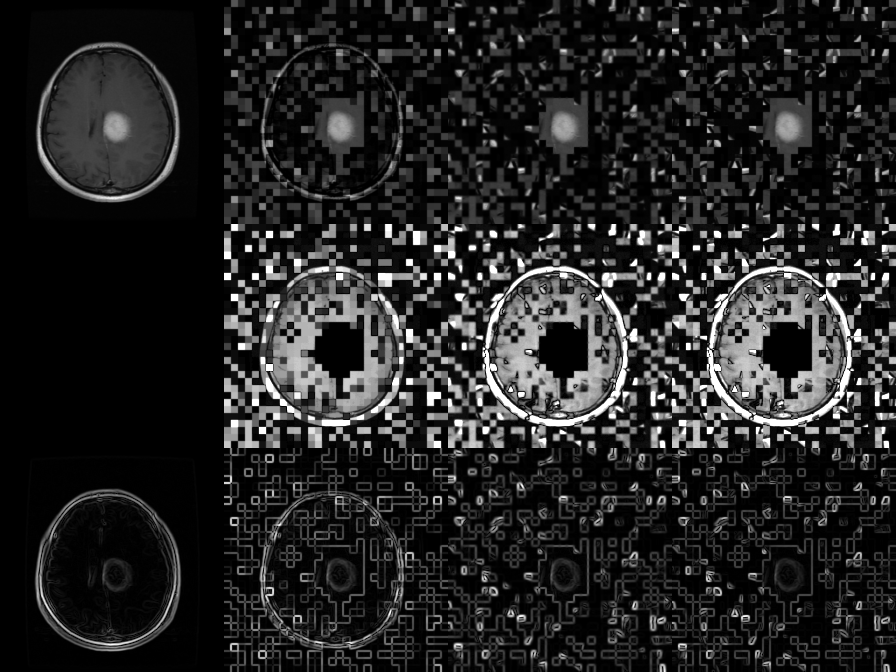
#> input picture experiments/phase_9_seam_spatial_disentanglement/visual_audit_panels/panel_sample_cheng_2edf30a28697352f4f820dacee7cefbe8e44e2d981201af60bcaadeee59f7577_meningioma.png, 896 x 672 px
$ python -i regions.py   (imports and definitions only)
#> lines starting #> are read from the running program, lines starting #| are printed output that depends on the picture; after the words box and inside, x2 and y2 are one past the last pixel; in counts of white or black regions, pixels touching at a corner belong together
#> further down, picture is the input picture: shape (672, 896, 3); min 0, max 255, mean 36.2
"""Region taxonomy and extraction for brain MRI counterfactual interventions.

Defines non-overlapping regions according to Part 8.1:
- R_core: Ground-truth annotated tumor region M.
- R_immediate: 4-pixel morphological dilation ring outside core, restricted to tissue mask S.
- R_outer: 12-pixel morphological dilation ring (4 to 16 pixels), restricted to tissue mask S.
- R_remote: Contralateral or distance-isolated tissue region within S.
- R_sham: Area- and shape-matched control region in normal parenchyma with zero tumor overlap.
"""
from __future__ import annotations

from typing import Any, Tuple
import cv2
import numpy as np


def extract_tissue_mask(image: np.ndarray, min_intensity: float = 0.05) -> np.ndarray:
    """Extract brain tissue support mask S, excluding background air and padding.

    Args:
        image: (H, W) float32 array in [0.0, 1.0].
        min_intensity: Intensity threshold separating tissue from background air/padding.
    Returns:
        (H, W) uint8 binary mask where 1 indicates brain/head tissue parenchyma.
    """
#> called with min_intensity = 0.05
    raw_mask = (image > min_intensity).astype(np.uint8)
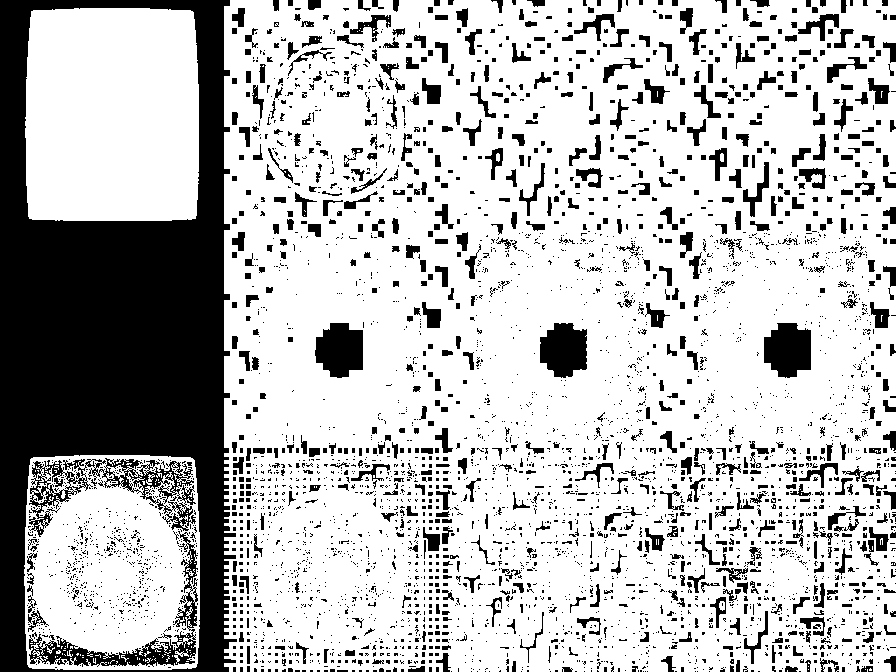
#> raw_mask: shape (672, 896, 3); values 0 (black) and 1 (white), 74.6% white; 4331 black regions (3536 under 20 px), largest, box (x1, y1, x2, y2) and area: (0, 0, 237, 672) 78455, (29, 458, 196, 537) 3528, (29, 531, 198, 667) 3218

    # Morphological closing to fill small ventricles / internal cavities
    kernel = cv2.getStructuringElement(cv2.MORPH_ELLIPSE, (7, 7))
    closed = cv2.morphologyEx(raw_mask, cv2.MORPH_CLOSE, kernel)
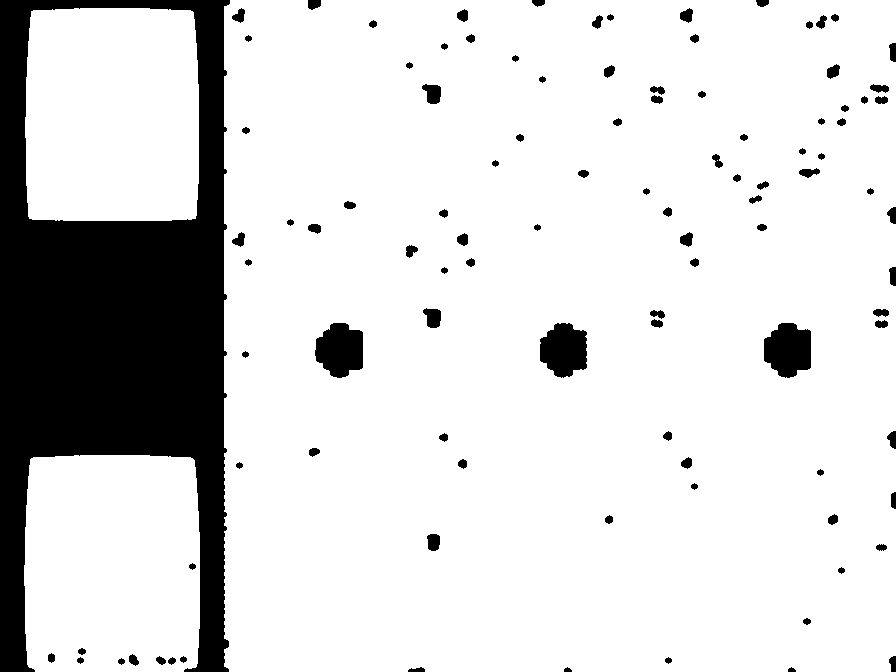
#> closed: shape (672, 896, 3); values 0 (black) and 1 (white), 85% white; 104 black regions, largest, box (x1, y1, x2, y2) and area: (0, 0, 230, 672) 77440, (315, 323, 363, 378) 2021, (764, 323, 811, 378) 2019

    # Keep largest connected component (intracranial compartment)
#> (the run stopped early here; a loop or call above may not have finished)

$ run again, on experiments/phase_9_seam_spatial_disentanglement/visual_audit_panels/panel_sample_cheng_89a85d4d9cefef09b0142e88df226eb0fb264143ca4c783107cf704d2a2fd2d4_meningioma.png
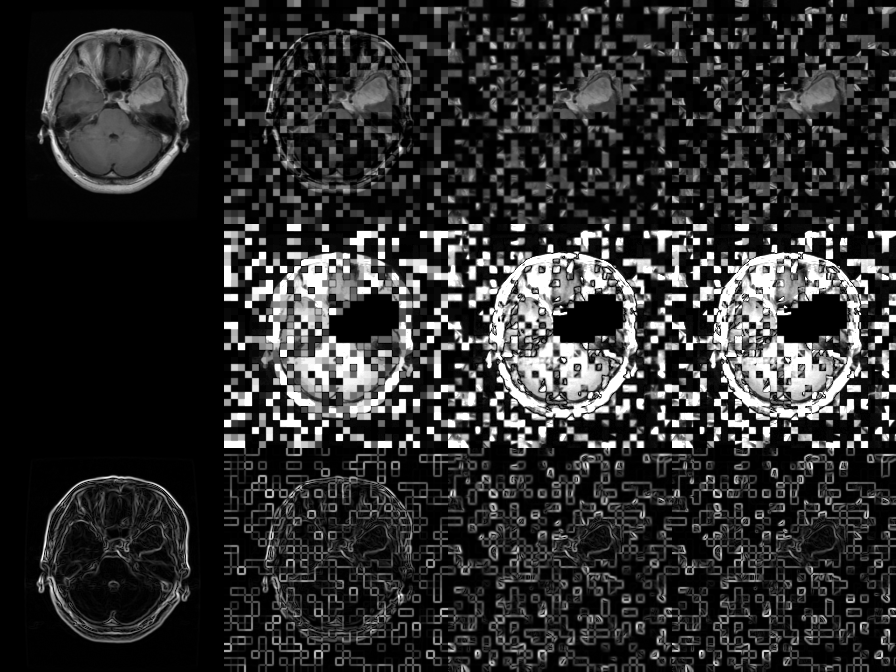
#> input picture experiments/phase_9_seam_spatial_disentanglement/visual_audit_panels/panel_sample_cheng_89a85d4d9cefef09b0142e88df226eb0fb264143ca4c783107cf704d2a2fd2d4_meningioma.png, 896 x 672 px
#> picture is the input picture: shape (672, 896, 3); min 0, max 255, mean 45.6
#> in extract_tissue_mask, `raw_mask = (image > min_intensity).astype(np.uint8)`:
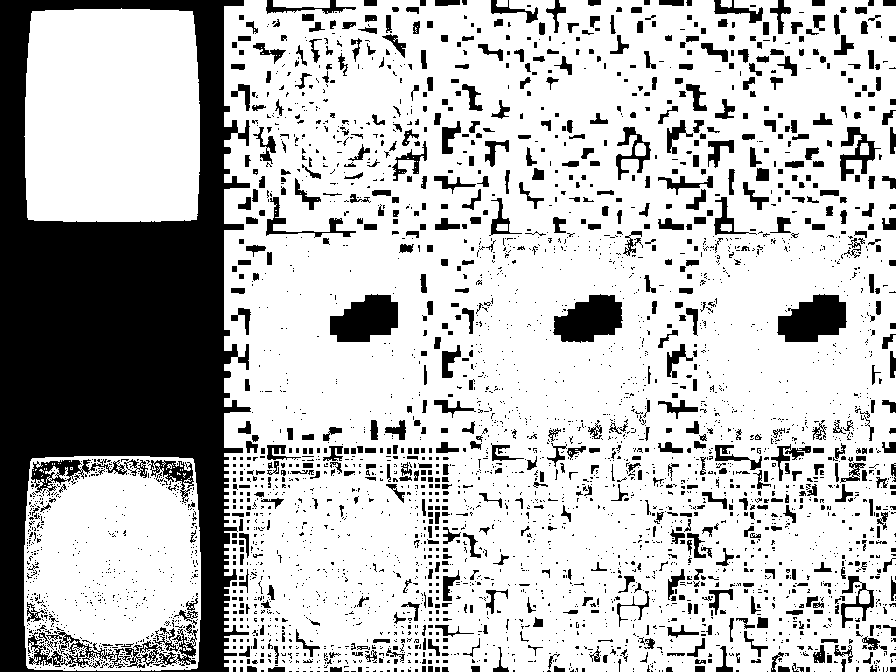
#> raw_mask: shape (672, 896, 3); values 0 (black) and 1 (white), 74.8% white; 3718 black regions (2963 under 20 px), largest, box (x1, y1, x2, y2) and area: (0, 0, 251, 672) 79406, (777, 294, 847, 342) 2377, (330, 294, 398, 342) 2367
#> in extract_tissue_mask, `closed = cv2.morphologyEx(raw_mask, cv2.MORPH_CLOSE, kernel)`:
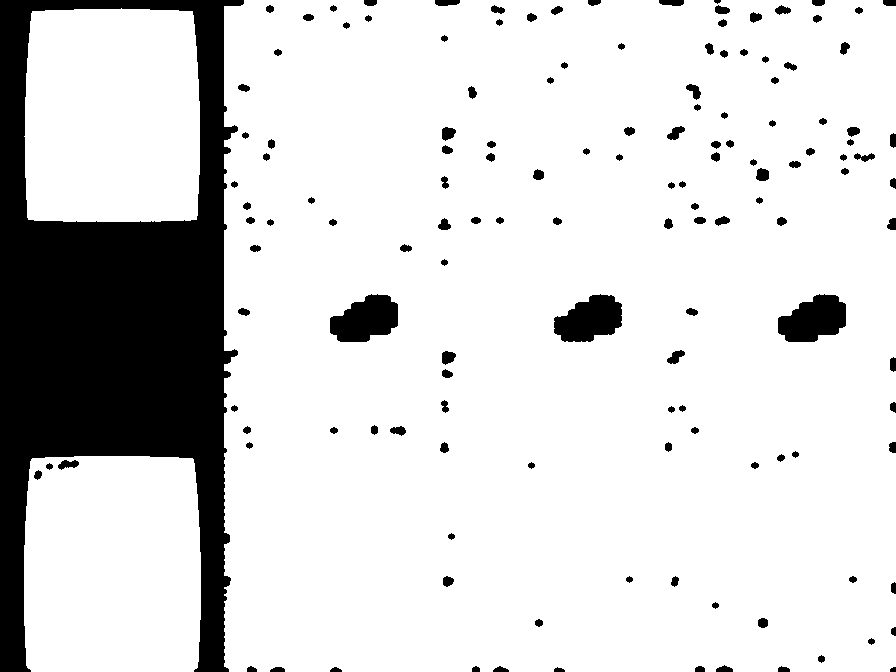
#> closed: shape (672, 896, 3); values 0 (black) and 1 (white), 84.6% white; 143 black regions, largest, box (x1, y1, x2, y2) and area: (0, 0, 244, 672) 77673, (330, 294, 398, 342) 2323, (778, 294, 846, 342) 2322

$ run again, on experiments/phase_9_seam_spatial_disentanglement/visual_audit_panels/panel_sample_cheng_d4fc77ba45302ff60568ceaa3881bbd7462aea01878065fe533dedbe418fd531_glioma.png
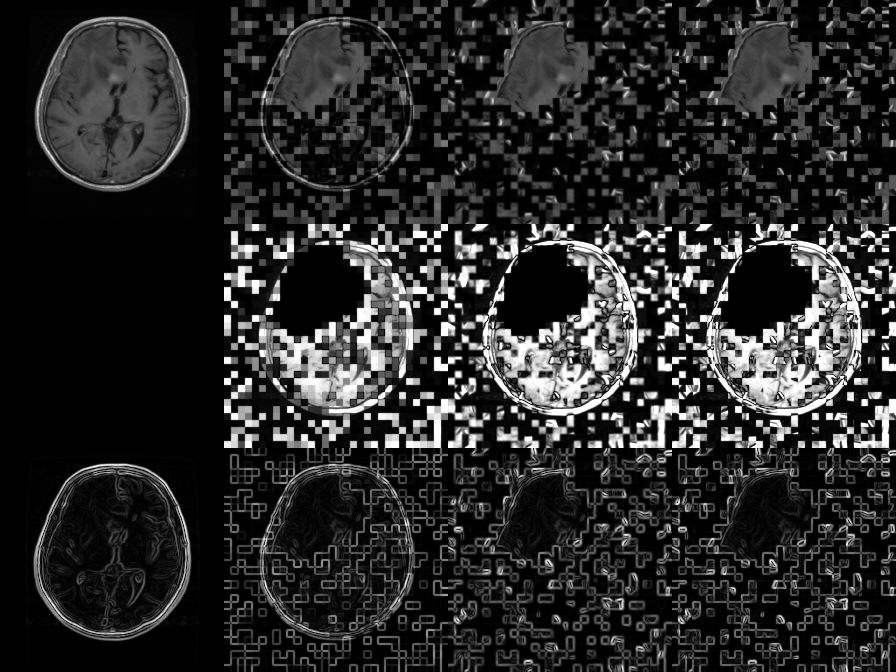
#> input picture experiments/phase_9_seam_spatial_disentanglement/visual_audit_panels/panel_sample_cheng_d4fc77ba45302ff60568ceaa3881bbd7462aea01878065fe533dedbe418fd531_glioma.png, 896 x 672 px
#> picture is the input picture: shape (672, 896, 3); min 0, max 255, mean 42.1
#> in extract_tissue_mask, `raw_mask = (image > min_intensity).astype(np.uint8)`:
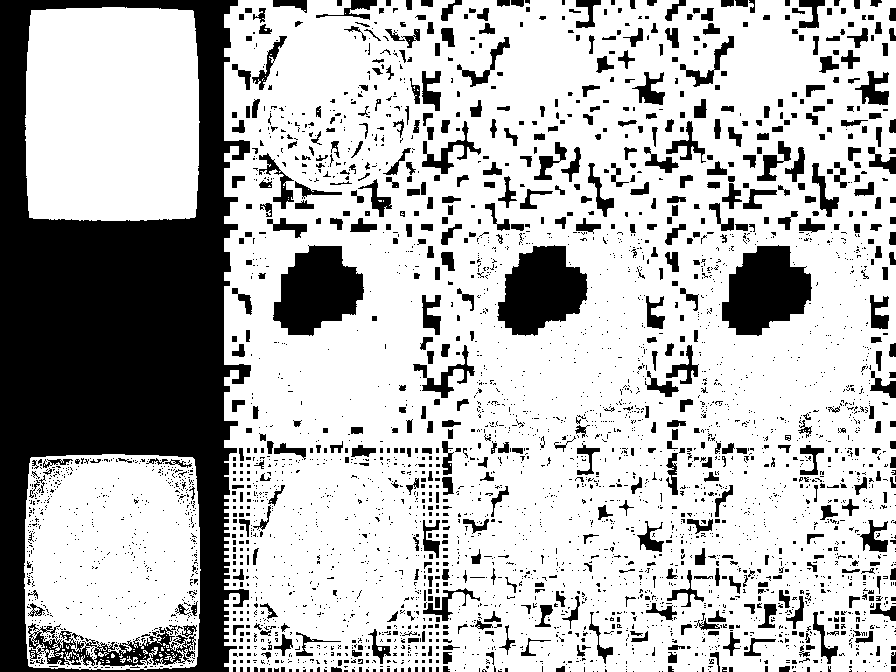
#> raw_mask: shape (672, 896, 3); values 0 (black) and 1 (white), 72.9% white; 3766 black regions (3140 under 20 px), largest, box (x1, y1, x2, y2) and area: (0, 0, 251, 672) 80202, (273, 245, 364, 336) 5606, (722, 245, 812, 336) 5602
#> in extract_tissue_mask, `closed = cv2.morphologyEx(raw_mask, cv2.MORPH_CLOSE, kernel)`:
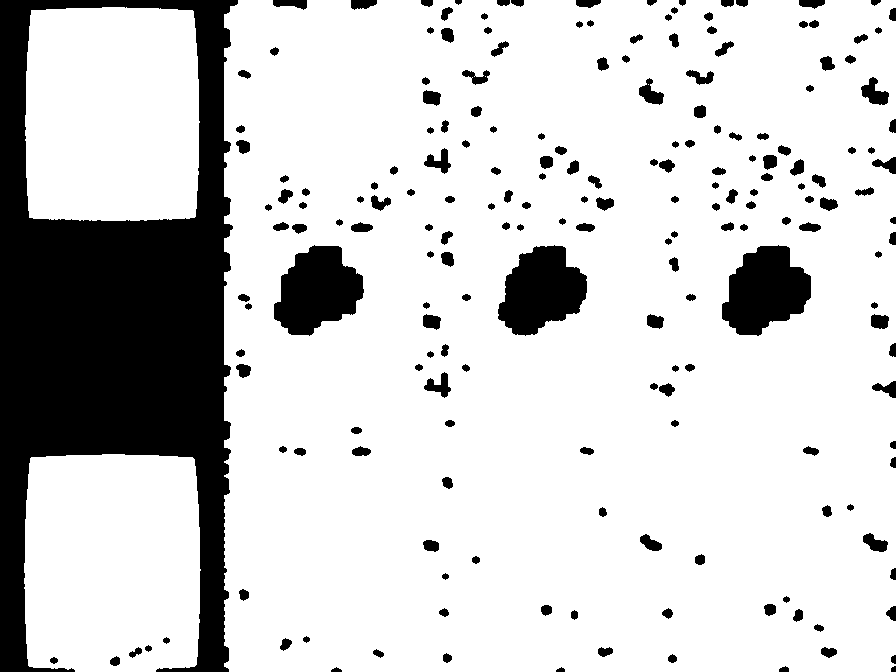
#> closed: shape (672, 896, 3); values 0 (black) and 1 (white), 81.4% white; 202 black regions, largest, box (x1, y1, x2, y2) and area: (0, 0, 238, 672) 78715, (274, 245, 364, 336) 5530, (722, 245, 811, 336) 5528
